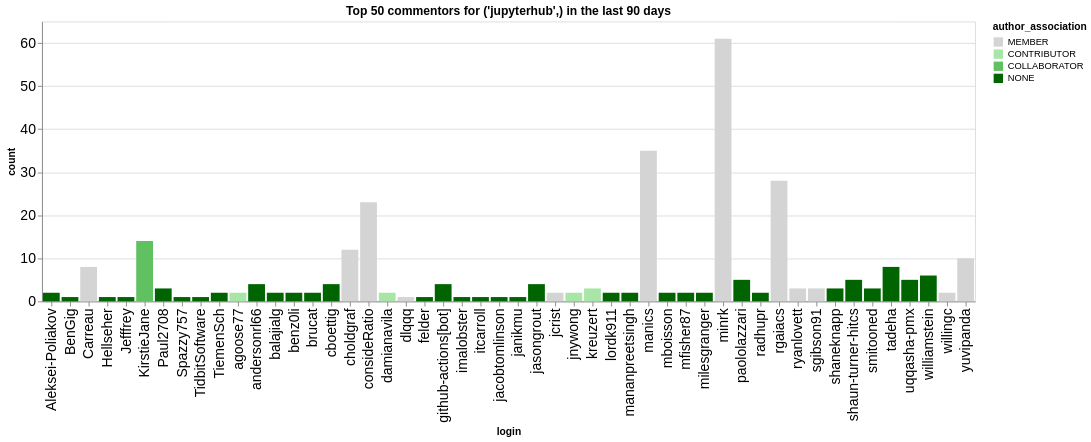

This figure's notebook cell:
### Code cell
n_plot = 50
charts = []
for ii, (iorg, idata) in enumerate(commentors.groupby(['org'])):
    title = f"Top {n_plot} commentors for {iorg} in the last {n_days} days"
    idata = idata.groupby('login', as_index=False).agg({'count': 'sum', 'author_association': 'first'})
    idata = idata.sort_values('count', ascending=False).head(n_plot)
    ch = alt.Chart(data=idata.head(n_plot), title=title).mark_bar().encode(
        x='login',
        y='count',
        color=alt.Color('author_association', scale=alt.Scale(domain=author_types, range=author_colors))
    )
    charts.append(ch)
alt.hconcat(*charts)

### Figure 1 — Vega-Lite specification as saved in the notebook (floating-point values rounded to 4 significant figures)
{"config": {"axisLeft": {"labelFontSize": 15}, "axisBottom": {"labelFontSize": 15}}, "hconcat": [{"mark": {"type": "bar"}, "encoding": {"color": {"field": "author_association", "scale": {"domain": ["MEMBER", "CONTRIBUTOR", "COLLABORATOR", "NONE"], "range": ["rgb(211.82745098039214, 211.82745098039214, 211.82745098039214)", "rgb(166.98562091503268, 229.89803921568628, 166.98562091503268)", "rgb(96.37647058823529, 192.75294117647059, 96.37647058823529)", "rgb(0.0, 100.3921568627451, 0.0)"]}, "type": "nominal"}, "x": {"field": "login", "type": "nominal"}, "y": {"field": "count", "type": "quantitative"}}, "title": "Top 50 commentors for ('jupyterhub',) in the last 90 days"}], "data": {"name": "data-be6a8abac8ecc2c93a4d6482301bcb4c"}, "$schema": "https://vega.github.io/schema/vega-lite/v5.20.1.json", "datasets": {"data-be6a8abac8ecc2c93a4d6482301bcb4c": [{"login": "minrk", "count": 61, "author_association": "MEMBER"}, {"login": "manics", "count": 35, "author_association": "MEMBER"}, {"login": "rgaiacs", "count": 28, "author_association": "MEMBER"}, {"login": "consideRatio", "count": 23, "author_association": "MEMBER"}, {"login": "KirstieJane", "count": 14, "author_association": "COLLABORATOR"}, {"login": "choldgraf", "count": 12, "author_association": "MEMBER"}, {"login": "yuvipanda", "count": 10, "author_association": "MEMBER"}, {"login": "Carreau", "count": 8, "author_association": "MEMBER"}, {"login": "tadeha", "count": 8, "author_association": "NONE"}, {"login": "williamstein", "count": 6, "author_association": "NONE"}, {"login": "paololazzari", "count": 5, "author_association": "NONE"}, {"login": "uqqasha-pmx", "count": 5, "author_association": "NONE"}, {"login": "shaun-turner-hitcs", "count": 5, "author_association": "NONE"}, {"login": "jasongrout", "count": 4, "author_association": "NONE"}, {"login": "github-actions[bot]", "count": 4, "author_association": "NONE"}, {"login": "cboettig", "count": 4, "author_association": "NONE"}, {"login": "andersonrl66", "count": 4, "author_association": "NONE"}, {"login": "shaneknapp", "count": 3, "author_association": "NONE"}, {"login": "sgibson91", "count": 3, "author_association": "MEMBER"}, {"login": "ryanlovett", "count": 3, "author_association": "MEMBER"}, {"login": "smitooned", "count": 3, "author_association": "NONE"}, {"login": "Paul2708", "count": 3, "author_association": "NONE"}, {"login": "kreuzert", "count": 3, "author_association": "CONTRIBUTOR"}, {"login": "mananpreetsingh", "count": 2, "author_association": "NONE"}, {"login": "Aleksei-Poliakov", "count": 2, "author_association": "NONE"}, {"login": "mboisson", "count": 2, "author_association": "NONE"}, {"login": "willingc", "count": 2, "author_association": "MEMBER"}, {"login": "radhupr", "count": 2, "author_association": "NONE"}, {"login": "jcrist", "count": 2, "author_association": "MEMBER"}, {"login": "jnywong", "count": 2, "author_association": "CONTRIBUTOR"}, {"login": "mfisher87", "count": 2, "author_association": "NONE"}, {"login": "milesgranger", "count": 2, "author_association": "NONE"}, {"login": "benz0li", "count": 2, "author_association": "NONE"}, {"login": "damianavila", "count": 2, "author_association": "CONTRIBUTOR"}, {"login": "brucat", "count": 2, "author_association": "NONE"}, {"login": "lordk911", "count": 2, "author_association": "NONE"}, {"login": "agoose77", "count": 2, "author_association": "CONTRIBUTOR"}, {"login": "balajialg", "count": 2, "author_association": "NONE"}, {"login": "TiemenSch", "count": 2, "author_association": "NONE"}, {"login": "BenGig", "count": 1, "author_association": "NONE"}, {"login": "Jefffrey", "count": 1, "author_association": "NONE"}, {"login": "TidbitSoftware", "count": 1, "author_association": "NONE"}, {"login": "Spazzy757", "count": 1, "author_association": "NONE"}, {"login": "Hellseher", "count": 1, "author_association": "NONE"}, {"login": "felder", "count": 1, "author_association": "NONE"}, {"login": "imalobster", "count": 1, "author_association": "NONE"}, {"login": "itcarroll", "count": 1, "author_association": "NONE"}, {"login": "jacobtomlinson", "count": 1, "author_association": "NONE"}, {"login": "janikmu", "count": 1, "author_association": "NONE"}, {"login": "dlqqq", "count": 1, "author_association": "MEMBER"}]}}
